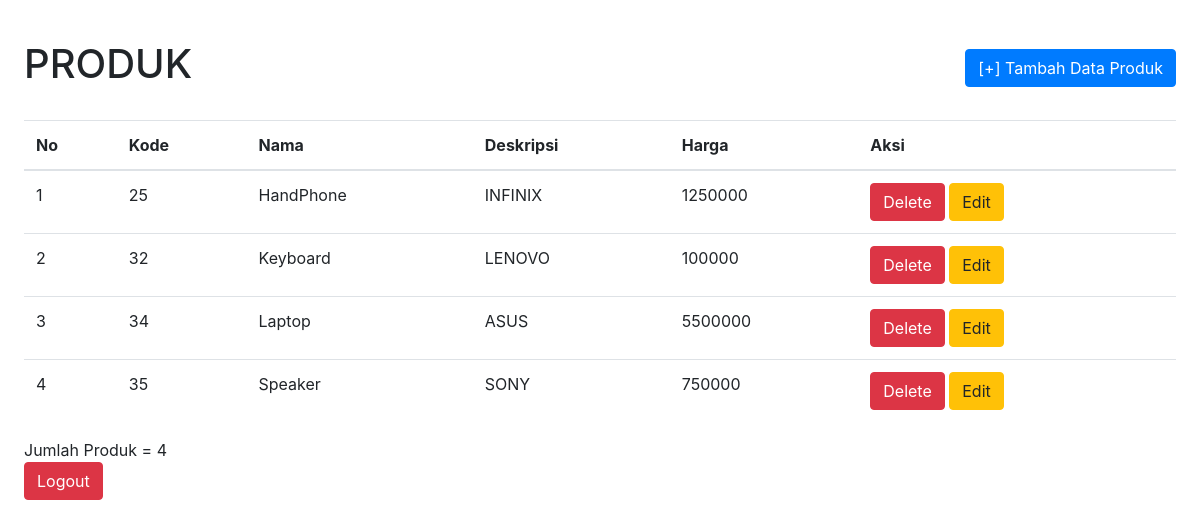
The app's page /index.php (signed in) with its own data.
### tables this page shows
CREATE TABLE `produk` (
  `Kode` int(5) NOT NULL,
  `Nama` varchar(30) NOT NULL,
  `Deskripsi` varchar(50) NOT NULL,
  `Harga` varchar(10) NOT NULL
);

### index.php (the view, shortened to what this page needs)
<?php
require 'koneksi.php';
?>
<!DOCTYPE html>
<html lang="en">
<head>
    <link href="assets/css/bootstrap.css" rel="stylesheet">
</head>
<body>
    <div class = "mt-3 p-4 d-flex align-items-center justify-content-between">
        <h1>PRODUK</h1>
        <a href="tambah.php" class="btn btn-primary">[+] Tambah Data Produk</a>
    </div>
    <div class = "px-4">
        <table class="table">
            <thead>
                <tr>
                    <th scope="col">No</th>
                    <th scope="col">Kode</th>
                    <th scope="col">Nama</th>
                    <th scope="col">Deskripsi</th>
                    <th scope="col">Harga</th>
                    <th scope="col">Aksi</th>
                </tr>
            </thead>
            <tbody>
                <?php
                $query = mysqli_query($koneksi, "SELECT * FROM produk");
                $no = 1;
                $jumlah = mysqli_num_rows($query);
                while ($data = mysqli_fetch_assoc($query)){
                    $Kode = $data['Kode'];
                    $Nama = $data['Nama'];
                    $Deskripsi = $data['Deskripsi'];
                    $Harga = $data['Harga'];
                ?>
                <tr>
                    <td><?= $no++ ?></td>
                    <td><?= $Kode ?></td>
                    <td><?= $Nama ?></td>
                    <td><?= $Deskripsi ?></td>
                    <td><?= $Harga ?></td>
                    <td>
                        <form method="post">
                                 <button name="hapus" class="btn btn-danger">Delete</button>
                                 <a href="update.php?Kode=<?= $Kode ?>" button class="btn btn-warning">Edit</a></button>
                        </form>
                    </tr>
                    <?php }?>
            </tbody>
            </table>
            Jumlah Produk = <?= $jumlah ?>
            <br>
            <a href="logout.php">
            <button class="btn btn-danger">Logout</button>
            </a>
            <br>
        </div>
</body>
</html>

### records on screen
produk: Kode "25", Nama "HandPhone", Deskripsi "INFINIX", Harga "1250000"
produk: Kode "32", Nama "Keyboard", Deskripsi "LENOVO", Harga "100000"
produk: Kode "34", Nama "Laptop", Deskripsi "ASUS", Harga "5500000"
produk: Kode "35", Nama "Speaker", Deskripsi "SONY", Harga "750000"

### other values on screen
$jumlah "4"
